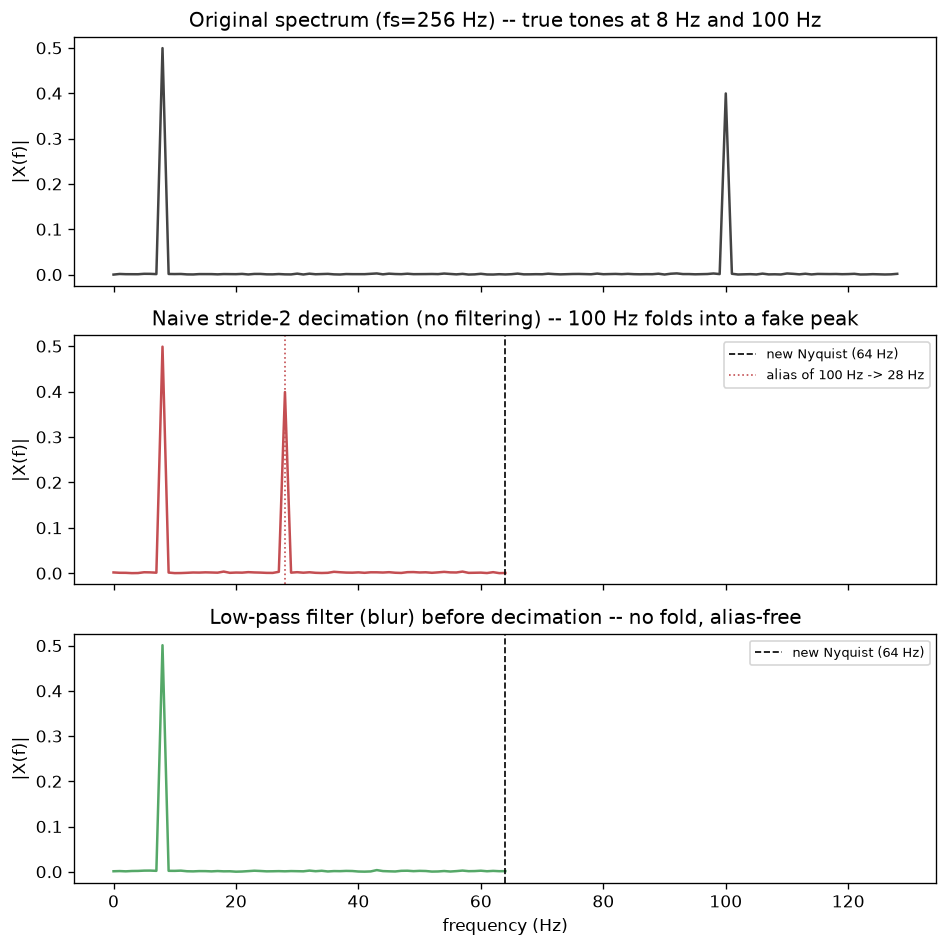

Python code for this plot:
"""
Day 119 - Consolidation Phase 4: aliasing from naive strided downsampling.

A synthetic 1D signal (8 Hz + 100 Hz components, fs=256 Hz) is decimated by
factor 2 two ways: naively (stride-2, like a plain strided conv/maxpool) and
after a low-pass FIR anti-alias filter (like blur-pooling). The naive path
folds the 100 Hz component into a fake 28 Hz peak below the new Nyquist
(64 Hz); the filtered path removes it before it can fold.
"""
import numpy as np
import matplotlib.pyplot as plt

np.random.seed(42)

# --- Synthetic signal: two tones, fs = 256 Hz, 1 second (< 100 points after decimation) ---
fs = 256
N = 256
t = np.arange(N) / fs
f_low, f_high = 8, 100
signal = np.sin(2 * np.pi * f_low * t) + 0.8 * np.sin(2 * np.pi * f_high * t)
signal += 0.02 * np.random.randn(N)

# --- Anti-alias low-pass FIR: windowed-sinc, cutoff at the *post-decimation* Nyquist ---
fs2 = fs / 2          # sample rate after decimating by 2
cutoff = fs2 / 2      # 64 Hz -- the new Nyquist; anything above this must be removed first
fc = cutoff / fs      # normalized cutoff (fraction of original fs)
numtaps = 31
m = np.arange(numtaps) - (numtaps - 1) / 2
h = np.sinc(2 * fc * m) * np.hamming(numtaps)
h /= np.sum(h)  # unity DC gain

filtered = np.convolve(signal, h, mode="same")

# --- Decimate by 2, with and without the anti-alias filter ---
y_naive = signal[::2]
y_clean = filtered[::2]


def spectrum(x, fs_x):
    mag = np.abs(np.fft.rfft(x)) / len(x)
    freqs = np.fft.rfftfreq(len(x), d=1 / fs_x)
    return freqs, mag


f0, m0 = spectrum(signal, fs)
f1, m1 = spectrum(y_naive, fs2)
f2, m2 = spectrum(y_clean, fs2)

alias_freq = abs(f_high - fs2 * round(f_high / fs2))  # where 100 Hz folds to under fs2=128
peak_idx = np.argmax(m1[(f1 > 15) & (f1 < 45)])
peak_freq = f1[(f1 > 15) & (f1 < 45)][peak_idx]
print(f"predicted alias frequency: {alias_freq:.1f} Hz, observed peak: {peak_freq:.1f} Hz")

# --- Plot: original spectrum vs naive-decimated (aliased) vs filtered-decimated (clean) ---
fig, axes = plt.subplots(3, 1, figsize=(8, 8), sharex=True)

axes[0].plot(f0, m0, color="#444444")
axes[0].set_title(f"Original spectrum (fs={fs} Hz) -- true tones at {f_low} Hz and {f_high} Hz")
axes[0].set_ylabel("|X(f)|")

axes[1].plot(f1, m1, color="#C44E52")
axes[1].axvline(fs2 / 2, color="black", linestyle="--", linewidth=1, label=f"new Nyquist ({fs2/2:.0f} Hz)")
axes[1].axvline(alias_freq, color="#C44E52", linestyle=":", linewidth=1, label=f"alias of {f_high} Hz -> {alias_freq:.0f} Hz")
axes[1].set_title("Naive stride-2 decimation (no filtering) -- 100 Hz folds into a fake peak")
axes[1].set_ylabel("|X(f)|")
axes[1].legend(fontsize=8, loc="upper right")

axes[2].plot(f2, m2, color="#55A868")
axes[2].axvline(fs2 / 2, color="black", linestyle="--", linewidth=1, label=f"new Nyquist ({fs2/2:.0f} Hz)")
axes[2].set_title("Low-pass filter (blur) before decimation -- no fold, alias-free")
axes[2].set_xlabel("frequency (Hz)")
axes[2].set_ylabel("|X(f)|")
axes[2].legend(fontsize=8, loc="upper right")

fig.tight_layout()
fig.savefig("graph_DAY_119.png", dpi=120, bbox_inches="tight")
